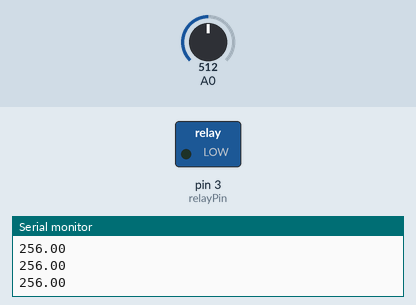
The sketch below on a simulated Arduino Uno, built with avr-gcc and run on an emulated ATmega328P. Parts: switched loads named in the sketch (green lamp = pin HIGH), the last lines printed to the serial monitor. The test bench sets the inputs (shaded band); at power-on: A0 = 512.

Above: at 1.2 s.
1.3 s: A0 set to 687
2.8 s: A0 set to 709
At 3.2 s:
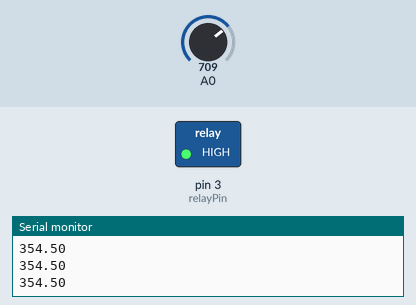
4.3 s: A0 set to 607
5.8 s: A0 set to 582
At 6.5 s:
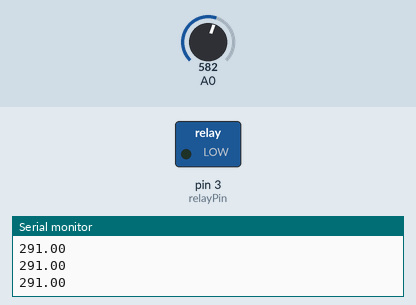
7.3 s: A0 set to 710
At 7.6 s:
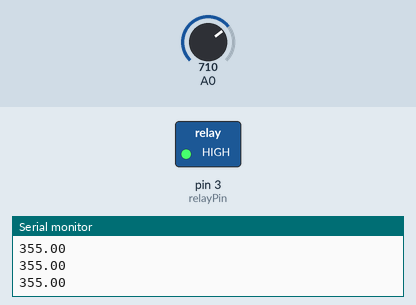
Timing chart, 0 to 9.8 s (numbered marks = the images above; inputs shaded):
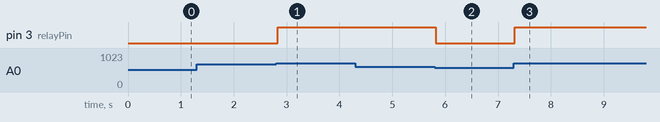

Measured:
- the behaviour switches between 700 and 701 on A0 (found by bisection; images 0 and 1)
- the behaviour switches between 600 and 599 on A0 (found by bisection; images 1 and 2)
- after the input at 2.8 s, pin 3 (relayPin): LOW → HIGH at once
- after the input at 5.8 s, pin 3 (relayPin): HIGH → LOW at once
- after the input at 7.3 s, pin 3 (relayPin): LOW → HIGH at once

The sketch:

Relay_LightSensor_teacherVersion.ino
```cpp
int relayPin=3;
//const int Light_sensor_pin = 14;//pin腳的A0 = 14
int val;
void setup() {
  //繼電器
  pinMode(relayPin,OUTPUT);
  //光敏電阻
  Serial.begin(9600);
  //pinMode(Light_sensor_pin,INPUT);
}

void loop() {
  //int sensorValue;
  //sensorValue = analogRead(Light_sensor_pin);
  //Serial.print("sensorValue = ");
  //Serial.println(sensorValue);
//  if(sensorValue < 700){
//    digitalWrite(relayPin,HIGH);
//    delay(3000);
//  };
//    digitalWrite(relayPin,LOW);
//    delay(500);
    val = analogRead(A0);
    float newValue = (0.5*val)+(0.5*analogRead(A0));//兩次相隔一行程式碼的時間差
    Serial.println(0.5*val);
    Serial.println(0.5*analogRead(A0));
    if(newValue>700){
      digitalWrite(relayPin,HIGH);
    }else if (newValue<600){
      digitalWrite(relayPin,LOW);
    }

}
```
